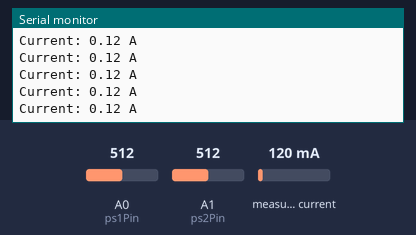
Recording of a sketch running on a simulated Arduino Uno, built with avr-gcc and run on an emulated ATmega328P. Shown: the last lines printed to the serial monitor. The inputs (shaded band) are chosen by the test bench; at power-on: measured current 120 mA, A0 (ps1Pin) = 512, A1 (ps2Pin) = 512.

Above: at 6.2 s.
6.3 s: measured current set to 40 mA
At 7.3 s:
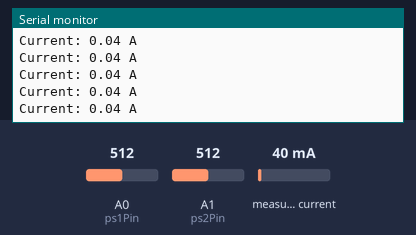
9.3 s: measured current set to 500 mA
At 10.3 s:
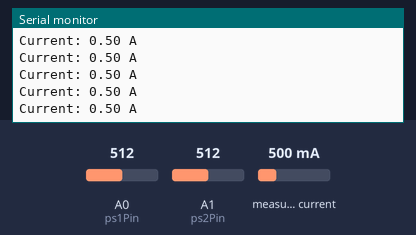
Timing chart, 0 to 12.3 s (numbered marks = the images above; inputs shaded):
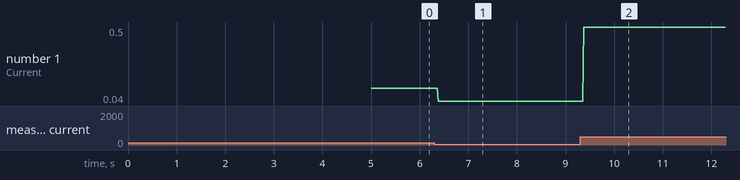

The sketch:

Solar_Panel_Ammeter_and_PS_Calibration.ino
```cpp
//This code uses INA260 current sensor and photoresistors
//Developed by Max Muss
//https://www.amazon.com/gp/product/B07S8QYDF8/ref=ppx_yo_dt_b_asin_title_o01_s00?ie=UTF8&psc=1
//https://learn.adafruit.com/adafruit-ina260-current-voltage-power-sensor-breakout/arduino
//https://www.arduino.cc/en/Tutorial/BuiltInExamples/Calibration

//Include Current Sensor Library
#include <Adafruit_INA260.h>

//Initialize Sensor
Adafruit_INA260 ina260 = Adafruit_INA260();

//Photoresistor Constants
const int ps1Pin = A0;
const int ps2Pin = A1;

//Photorsisor Calibration Variables
int ps1Min = 1023;
int ps1Max = 0;
int ps2Min = 1023;
int ps2Max = 0;

//Photoresistor Measurements
int ps1 = 0;
int ps2 = 0;

void setup() {
  Serial.begin(9600);
  while (!Serial) {
    delay(10); // wait for serial port to connect. Needed for native USB port only
  }

  if (!ina260.begin()) {
    Serial.println("Couldn't find INA260 chip");
    while (1);
  }
  Serial.println("Found INA260 chip");

  int start = millis(); //take start time

  while (millis() < 5000) { //first five seconds
    ps1 = analogRead(ps1Pin); //read photoresistor 1
    ps2 = analogRead(ps2Pin); //read photoresistor 2

    //PS1 Ccalibration
    if (ps1 > ps1Max) {
      ps1Max = ps1;
    }
    if (ps1 < ps1Min) {
      ps1Min = ps1;
    }

    //PS2 Calibration
    if (ps2 > ps2Max) {
      ps2Max = ps2;
    }
    if (ps2 < ps2Min) {
      ps2Min = ps2;
    }
  }

}

void loop() {
  float currentA = ina260.readCurrent() / 1000; //Read current and convert to Amps
  //Print values
  Serial.print("Current: ");
  Serial.print(currentA);
  Serial.println(" A");

  //Read Photoresistors
  ps1 = analogRead(ps1Pin);
  ps2 = analogRead(ps2Pin);

  //Constrain photoresistors in case values are outside of calibration range
  ps1 = constrain(ps1, ps1Min, ps1Max);
  ps2 = constrain(ps2, ps2Min, ps2Max);

  //Apply calibrations
  ps1 = map(ps1, ps1Min, ps1Max, 0, 255);
  ps2 = map(ps2, ps2Min, ps2Max, 0, 255);
}
```

Measured:
- after the input at 6.3 s, the serial monitor: prints a new line after 0.08 s (image 1)
- after the input at 9.3 s, the serial monitor: prints a new line after 0.07 s (image 2)
- plotted number 1: 0.12 → 0.04 after the input at 6.3 s, 0.04 → 0.5 after the input at 9.3 s
